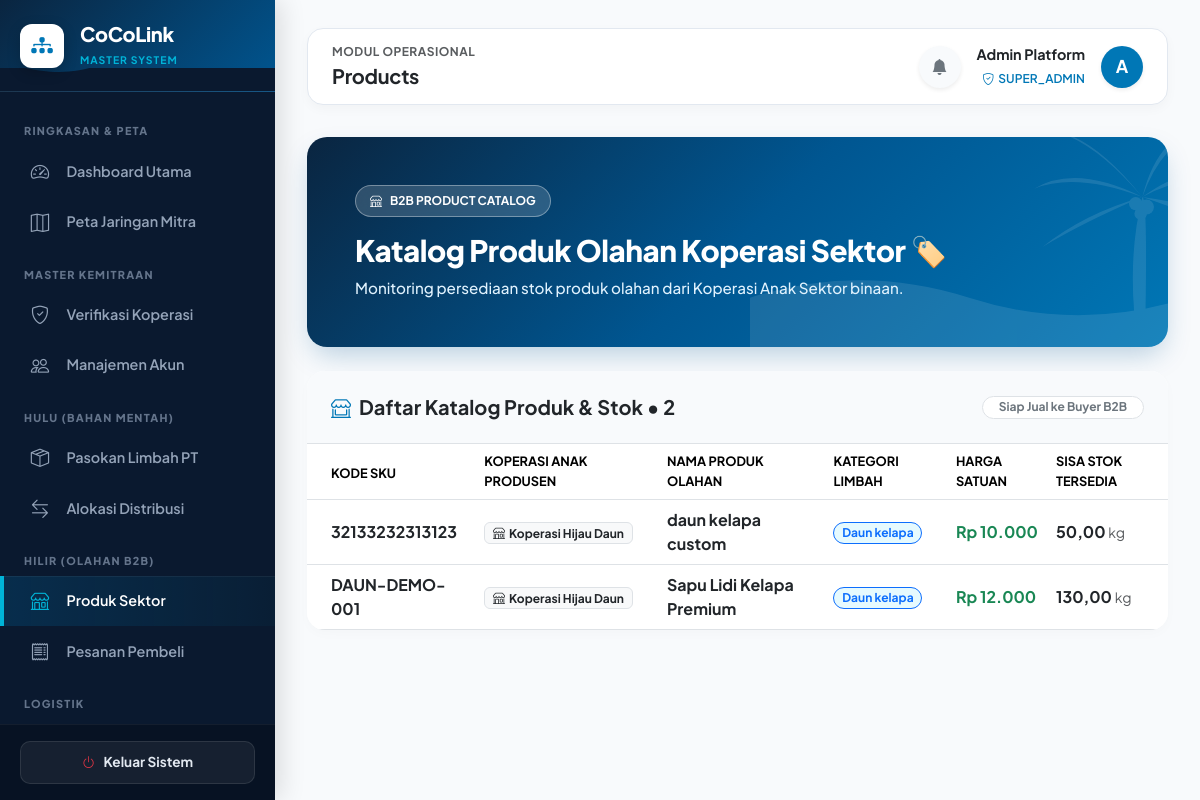
The app's page /index.php?page=products (signed in), older data.
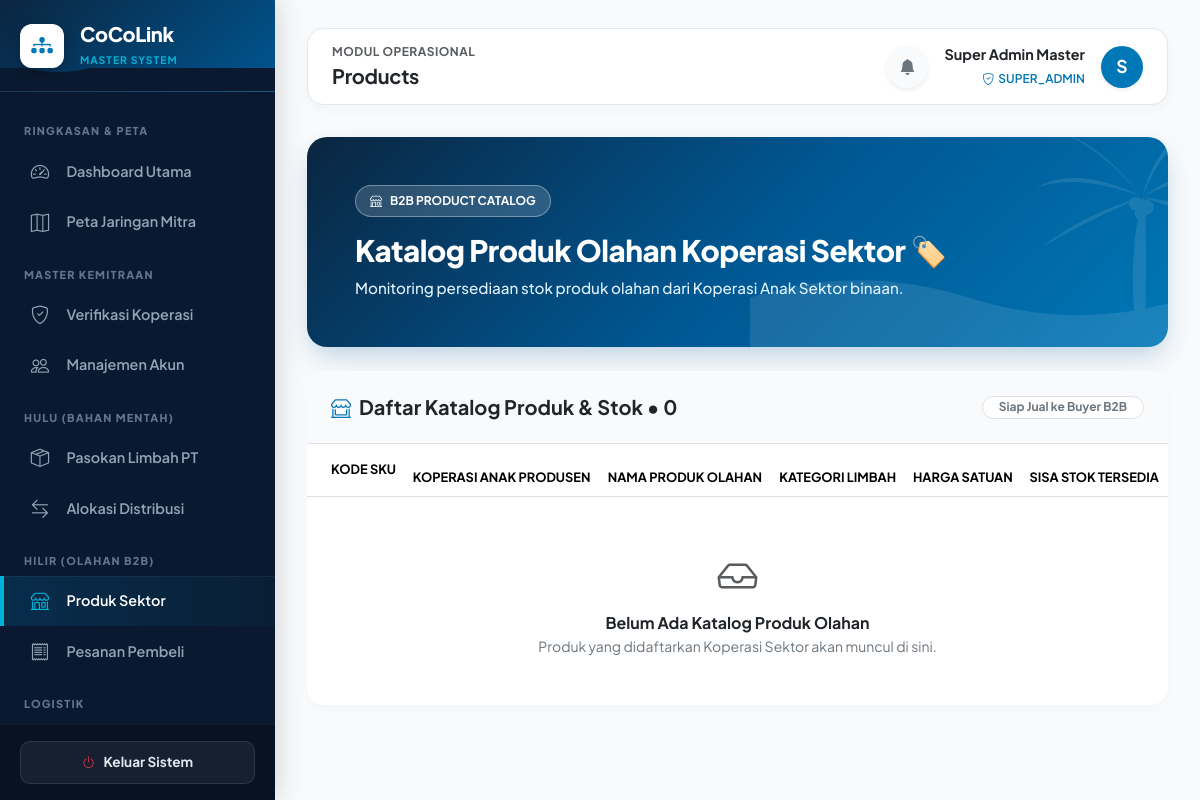
The same page, newer data.
### tables this page shows
CREATE TABLE `users` (
  `id` int(11) NOT NULL,
  `name` varchar(255) NOT NULL,
  `email` varchar(191) NOT NULL,
  `password` varchar(255) NOT NULL,
  `role` enum('super_admin','induk','supplier','coop','buyer','driver') NOT NULL,
  `supplier_id` int(11) DEFAULT NULL,
  `coop_id` int(11) DEFAULT NULL,
  `buyer_id` int(11) DEFAULT NULL,
  `is_active` tinyint(1) DEFAULT 1,
  `created_at` datetime DEFAULT current_timestamp()
);

CREATE TABLE `products` (
  `id` int(11) NOT NULL,
  `coop_id` int(11) NOT NULL,
  `raw_type_id` int(11) NOT NULL,
  `sku` varchar(100) DEFAULT NULL,
  `name` varchar(255) NOT NULL,
  `description` text DEFAULT NULL,
  `price` decimal(15,2) DEFAULT 0.00,
  `stock` decimal(12,2) DEFAULT 0.00,
  `is_active` tinyint(1) DEFAULT 1,
  `created_at` datetime DEFAULT current_timestamp()
);

CREATE TABLE `cooperatives` (
  `id` int(11) NOT NULL,
  `supplier_id` int(11) DEFAULT NULL,
  `name` varchar(255) NOT NULL,
  `city` varchar(100) DEFAULT NULL,
  `address` text DEFAULT NULL,
  `status` enum('pending','verified','rejected') DEFAULT 'verified',
  `specialty_raw_type_id` int(11) DEFAULT NULL,
  `latitude` decimal(10,8) DEFAULT NULL,
  `longitude` decimal(11,8) DEFAULT NULL,
  `created_at` datetime DEFAULT current_timestamp()
);

CREATE TABLE `raw_types` (
  `id` int(11) NOT NULL,
  `name` varchar(100) NOT NULL,
  `code` varchar(50) DEFAULT NULL
);

### app/views/pages.php (called while the page is built, shortened)
<?php
require_once __DIR__ . '/pages/products.php';
function render_page(string $page, array $u): void {
    render_layout($page, $u, function() use ($page, $u) {
        try {
            match ($page) {
                'dashboard'    => page_dashboard($u),
                'verification' => page_verification($u),
                'accounts'     => page_accounts($u),
                'batches'      => page_batches($u),
                'allocations'  => page_allocations($u),
                'products'     => page_products($u),
                'catalog'      => page_catalog($u),
                'orders'       => page_orders($u),
                'shipments'    => page_shipments($u),
                'maps'         => page_maps($u),
                'reports'      => page_reports(),
                'audit'        => page_audit($u),
                default        => page_dashboard($u)
            };
        } catch (Throwable $e) {
            echo '<div class="alert alert-danger border-0 shadow-sm rounded-4 p-4 my-3">';
            echo '  <div class="d-flex align-items-center gap-2 mb-2">';
            echo '    <i class="bi bi-exclamation-octagon-fill fs-4 text-danger"></i>';
            echo '    <h5 class="fw-bold mb-0 text-dark">Terjadi Kesalahan Database / Sistem</h5>';
            echo '  </div>';
            echo '  <p class="mb-0 text-secondary small" style="font-family: monospace;">' . e($e->getMessage()) . '</p>';
            echo '</div>';
        }
    });
}

### index.php (called while the page is built, shortened)
<?php
require __DIR__ . '/app/bootstrap.php';
require __DIR__ . '/app/actions.php';
require __DIR__ . '/app/views/layout.php';
require __DIR__ . '/app/views/pages.php';
try {
    $u = current_user();
    $page = trim((string)($_GET['page'] ?? 'dashboard'));
    match ($page) {
        'dashboard'    => true,
        'maps'         => true,
        'verification' => must_role(['super_admin', 'induk', 'supplier']),
        'accounts'     => must_role(['super_admin', 'induk', 'supplier']),
        'batches'      => must_role(['super_admin', 'induk', 'supplier']),
        'allocations'  => must_role(['super_admin', 'induk', 'supplier', 'coop']),
        'products'     => must_role(['super_admin', 'induk', 'supplier', 'coop']),
        'catalog'      => must_role(['buyer']),
        'orders'       => must_role(['super_admin', 'induk', 'supplier', 'coop', 'buyer']),
        'shipments'    => must_role(['super_admin', 'induk', 'supplier', 'coop', 'driver', 'buyer']),
        'reports'      => must_role(['super_admin', 'induk', 'supplier']),
        'audit'        => must_role(['super_admin']),
        default        => redirect('dashboard')
    };
    render_page($page, $u);
} catch (Throwable $e) {
    flash($e->getMessage(), 'danger');
    $u = current_user();
    if ($u) {
        render_page('dashboard', $u);
    } else {
        render_public('login');
    }
}

### app/bootstrap.php (called while the page is built, shortened)
<?php
$config = require __DIR__ . '/../config/config.php';
function db(): PDO {
    global $config;
    static $pdo = null;
    if ($pdo === null) {
        $pdo = new PDO(
            'mysql:host=' . $config['db_host'] . ';port=' . $config['db_port'] . ';dbname=' . $config['db_name'] . ';charset=utf8mb4',
            $config['db_user'],
            $config['db_password'],
            [
                PDO::ATTR_ERRMODE            => PDO::ERRMODE_EXCEPTION,
                PDO::ATTR_DEFAULT_FETCH_MODE => PDO::FETCH_ASSOC,
                PDO::ATTR_EMULATE_PREPARES   => false
            ]
        );
    }
    return $pdo;
}
function sql(string $query, array $params = []): PDOStatement {
    $st = db()->prepare($query);
    $st->execute($params);
    return $st;
}
function rows(string $query, array $params = []): array {
    return sql($query, $params)->fetchAll();
}
function one(string $query, array $params = []): ?array {
    $r = sql($query, $params)->fetch();
    return $r ?: null;
}
function e(mixed $v): string {
    return htmlspecialchars((string)($v ?? ''), ENT_QUOTES | ENT_SUBSTITUTE, 'UTF-8');
}
function app_base(): string {
    $dir = str_replace('\\', '/', dirname($_SERVER['SCRIPT_NAME'] ?? '/index.php'));
    return ($dir === '/' || $dir === '.') ? '' : rtrim($dir, '/');
}
function url(string $page = 'dashboard', array $args = []): string {
    return app_base() . '/index.php?' . http_build_query(array_merge(['page' => $page], $args));
}
function money(mixed $number): string {
    return 'Rp ' . number_format((float)$number, 0, ',', '.');
}
function number(mixed $n, int $dec = 2): string {
    return number_format((float)$n, $dec, ',', '.');
}
function current_user(): ?array {
    $u = one('SELECT * FROM users WHERE id=?', [(int)$_SESSION['uid']]);
    return $u;
}
function user(): array {
    $u = current_user();
    return $u;
}
function must_role(array $roles): array {
    $u = user();
    return $u;
}
?>

### app/views/pages/products.php (the view, shortened to what the changed rows need)
<?php
function page_products(array $u): void {
    $isCoop   = $u['role'] === 'coop';
    $isInduk  = $u['role'] === 'induk';
    if ($isCoop) {
        $products = rows("SELECT p.*, c.name AS coop_name, r.name AS raw_name
                         FROM products p
                         JOIN cooperatives c ON c.id=p.coop_id
                         JOIN raw_types r ON r.id=p.raw_type_id
                         WHERE p.coop_id=?
                         ORDER BY p.id DESC", [$u['coop_id']]);
        $allocations = rows("SELECT a.id, b.batch_code, r.name AS raw_name, a.quantity
                            FROM allocations a
                            JOIN raw_batches b ON b.id=a.batch_id
                            JOIN raw_types r ON r.id=b.raw_type_id
                            WHERE a.coop_id=? AND a.status='accepted'
                            ORDER BY a.id DESC", [$u['coop_id']]);
    } else {
        $products = rows("SELECT p.*, c.name AS coop_name, r.name AS raw_name
                         FROM products p
                         JOIN cooperatives c ON c.id=p.coop_id
                         JOIN raw_types r ON r.id=p.raw_type_id
                         ORDER BY p.id DESC");
    }
?>
<div class="products-container">
    <div class="card border-0 mb-4 ocean-banner-card">
        <div class="card-body p-4 p-md-5 position-relative" style="z-index: 1;">
            <div class="d-flex justify-content-between align-items-center flex-wrap gap-3">
                <div>
                    <h2 class="banner-title mb-2">Katalog Produk Olahan Koperasi Sektor 🏷️</h2>
                </div>
            </div>
        </div>
    </div>
    <div class="card border-0 section-card overflow-hidden">
        <div class="card-body p-0">
            <div class="p-4 border-bottom d-flex justify-content-between align-items-center flex-wrap gap-2" style="background:#F8FAFC;">
                <h5 class="fw-bold text-dark mb-0"><i class="bi bi-shop-window me-2" style="color:#0077B6"></i>Daftar Katalog Produk &amp; Stok &bull; <?= count($products) ?></h5>
                <span class="badge bg-white text-secondary border px-3 py-1.5 rounded-pill small">Siap Jual ke Buyer B2B</span>
            </div>
            <div class="table-responsive">
                <table class="table table-hover align-middle mb-0">
                    <thead style="background:#F1F5F9; font-size:0.8rem; color:#475569; text-transform:uppercase;">
                        <tr>
                            <th class="ps-4 py-3">Kode SKU</th>
                            <th>Koperasi Anak Produsen</th>
                            <th>Nama Produk Olahan</th>
                            <th>Kategori Limbah</th>
                            <th>Harga Satuan</th>
                            <th>Sisa Stok Tersedia</th>
                        </tr>
                    </thead>
                    <tbody>
                    <?php foreach ($products as $pr): ?>
                        <tr>
                            <td class="ps-4 fw-bold text-dark"><i class="bi bi-barcode me-1.5 text-muted"></i><?= e($pr['sku']) ?></td>
                            <td><span class="badge bg-light text-dark border"><i class="bi bi-shop me-1"></i><?= e($pr['coop_name']) ?></span></td>
                            <td><strong class="text-dark"><?= e($pr['name']) ?></strong></td>
                            <td><span class="badge bg-info bg-opacity-10 text-primary border border-primary px-2.5 py-1 rounded-pill"><?= e($pr['raw_name']) ?></span></td>
                            <td><strong class="text-success"><?= money($pr['price']) ?></strong></td>
                            <td>
                                <?php if ((float)$pr['stock'] > 0): ?>
                                    <strong class="text-dark fs-6"><?= number($pr['stock']) ?></strong> <small class="text-muted">kg</small>
                                <?php else: ?>
                                    <span class="badge bg-danger bg-opacity-10 text-danger border px-2.5 py-1 rounded-pill">Stok Habis</span>
                                <?php endif; ?>
                            </td>
                        </tr>
                    <?php endforeach; ?>
                    </tbody>
                </table>
                <?php if (!$products): ?>
                    <div class="p-5 text-center">
                        <i class="bi bi-inbox fs-1 text-muted d-block mb-2"></i>
                        <h6 class="fw-bold text-dark mb-1">Belum Ada Katalog Produk Olahan</h6>
                        <p class="text-secondary small mb-0">Produk yang didaftarkan Koperasi Sektor akan muncul di sini.</p>
                    </div>
                <?php endif; ?>
            </div>
        </div>
    </div>
</div>
<?php } ?>

### app/views/layout.php (shortened to what the changed rows need)
<?php
function render_layout(string $page, array $u, callable $contentRenderer): void {
    $menuGroups = [
        'Ringkasan & Peta' => [
            'dashboard'    => ['label' => 'Dashboard Utama', 'icon' => 'bi-speedometer2', 'roles' => ['super_admin', 'induk', 'supplier', 'coop', 'buyer', 'driver']],
            'maps'         => ['label' => 'Peta Jaringan Mitra', 'icon' => 'bi-map', 'roles' => ['super_admin', 'induk', 'supplier', 'coop', 'buyer', 'driver']],
        ],
        'Master Kemitraan' => [
            'verification' => ['label' => 'Verifikasi Koperasi', 'icon' => 'bi-shield-check', 'roles' => ['super_admin', 'induk', 'supplier']],
            'accounts'     => ['label' => 'Manajemen Akun', 'icon' => 'bi-people', 'roles' => ['super_admin', 'induk', 'supplier']],
        ],
        'Hulu (Bahan Mentah)' => [
            'batches'      => ['label' => 'Pasokan Limbah PT', 'icon' => 'bi-box-seam', 'roles' => ['super_admin', 'induk', 'supplier']],
            'allocations'  => ['label' => 'Alokasi Distribusi', 'icon' => 'bi-arrow-left-right', 'roles' => ['super_admin', 'induk', 'supplier', 'coop']],
        ],
        'Hilir (Olahan B2B)' => [
            'products'     => ['label' => 'Produk Sektor', 'icon' => 'bi-shop', 'roles' => ['super_admin', 'induk', 'supplier', 'coop']],
            'catalog'      => ['label' => 'Katalog Industri', 'icon' => 'bi-cart-check', 'roles' => ['buyer']],
            'orders'       => ['label' => 'Pesanan Pembeli', 'icon' => 'bi-receipt', 'roles' => ['super_admin', 'induk', 'supplier', 'coop', 'buyer']],
        ],
        'Logistik' => [
            'shipments'    => ['label' => 'Tracking Armada', 'icon' => 'bi-truck', 'roles' => ['super_admin', 'induk', 'supplier', 'coop', 'driver', 'buyer']],
        ],
        'Sistem Utama' => [
            'reports'      => ['label' => 'Laporan Lanjutan', 'icon' => 'bi-file-earmark-bar-graph', 'roles' => ['super_admin']],
            'audit'        => ['label' => 'Audit Log Aktivitas', 'icon' => 'bi-journal-text', 'roles' => ['super_admin']],
        ]
    ];
?>
<!doctype html>
<html lang="id">
<head>
    <link href="https://cdn.jsdelivr.net/npm/bootstrap@5.3.2/dist/css/bootstrap.min.css" rel="stylesheet">
    <link rel="stylesheet" href="https://cdn.jsdelivr.net/npm/bootstrap-icons@1.11.2/font/bootstrap-icons.min.css">
</head>
<body>
<div class="wrapper">
    <aside class="sidebar" id="sidebar">
        <nav class="sidebar-scroll" id="sidebarNav">
            <?php foreach ($menuGroups as $groupName => $items): ?>
                <?php
                    $hasAccess = false;
                    foreach ($items as $item) {
                        if (in_array(($u['role'] ?? ''), $item['roles'], true)) {
                            $hasAccess = true;
                            break;
                        }
                    }
                ?>
                <?php if ($hasAccess): ?>
                    <div class="sidebar-heading text-uppercase"><?= e($groupName) ?></div>
                    <?php foreach ($items as $key => $item): ?>
                        <?php if (in_array(($u['role'] ?? ''), $item['roles'], true)): ?>
                            <a href="<?= url($key) ?>" class="nav-link-coco <?= $page === $key ? 'active' : '' ?>">
                                <i class="bi <?= $item['icon'] ?> nav-icon"></i>
                                <span><?= e($item['label']) ?></span>
                            </a>
                        <?php endif; ?>
                    <?php endforeach; ?>
                <?php endif; ?>
            <?php endforeach; ?>
        </nav>
    </aside>
    <main class="main-content">
        <header class="top-navbar d-flex justify-content-between align-items-center">
            <div class="d-flex align-items-center gap-2 gap-md-3">
                <div class="dropdown">
                    <button class="btn btn-light position-relative rounded-circle p-2 border-0 shadow-sm" type="button" data-bs-toggle="dropdown" aria-expanded="false" style="width: 42px; height: 42px; background: #F8FAFC;">
                    </button>
                </div>
                <div class="d-none d-md-block text-end">
                    <div class="fw-bold text-dark" style="font-size:0.9rem;"><?= e($u['name'] ?? 'User') ?></div>
                    <span class="fw-semibold" style="font-size:0.75rem; color:var(--ocean-primary);"><i class="bi bi-shield-check me-1"></i><?= e(strtoupper($u['role'] ?? 'GUEST')) ?></span>
                </div>
                <div class="text-white rounded-circle d-flex justify-content-center align-items-center fw-bold shadow-sm" style="width:42px; height:42px; font-size:1.1rem; background: var(--ocean-primary);">
                    <?= strtoupper(substr(($u['name'] ?? 'U'), 0, 1)) ?>
                </div>
            </div>
        </header>
        <?php $contentRenderer(); ?>
    </main>
</div>
</body>
</html>
<?php
}

Row changes from the older to the newer data that the page shows:
removed products: sku "32133232313123", coop.name "Koperasi Hijau Daun", name "daun kelapa custom", raw_type.name "Daun kelapa", price "Rp 10.000", stock "50,00"
removed products: sku "DAUN-DEMO-001", coop.name "Koperasi Hijau Daun", name "Sapu Lidi Kelapa Premium", raw_type.name "Daun kelapa", price "Rp 12.000", stock "130,00"
changed users "SUPER_ADMIN": name "Admin Platform" → "Super Admin Master"; name "A" → "S"
Text that changed along with them:
count($products): "2" → "0"
text now shown: "Belum Ada Katalog Produk Olahan Produk yang didaftarkan Koperasi Sektor akan muncul di sini."
